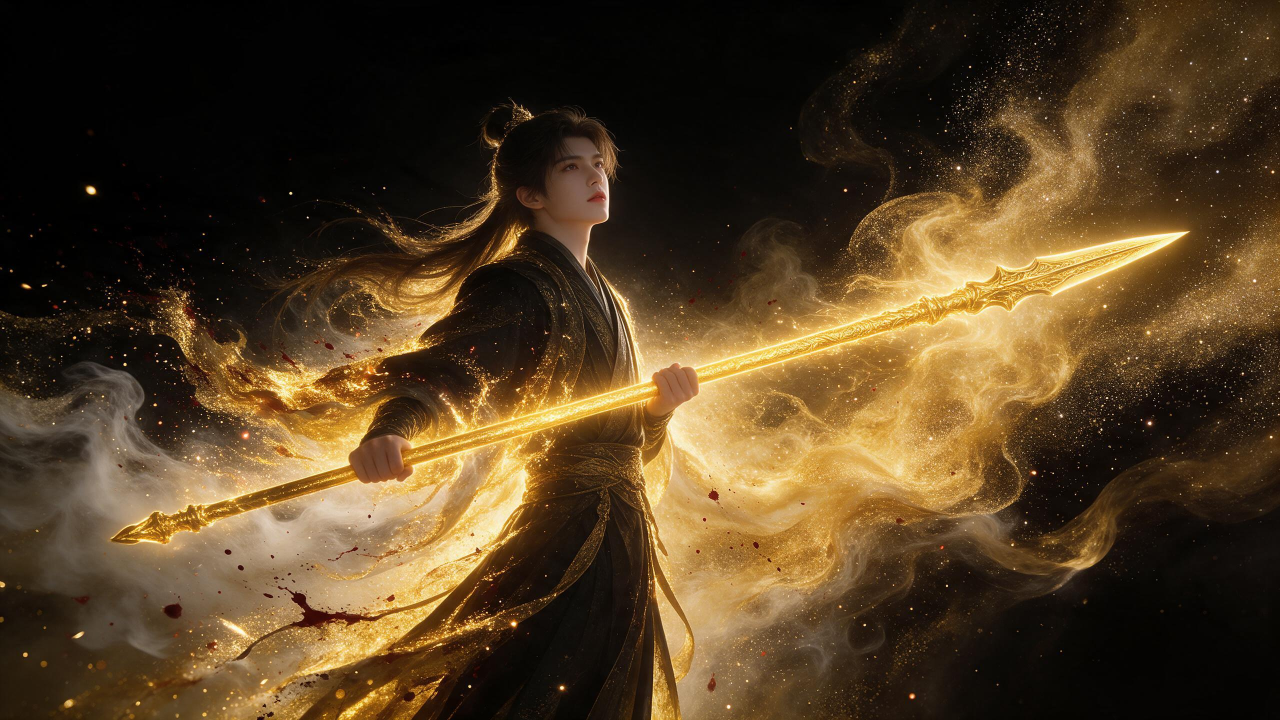
#> input picture dynamic-wallpaper/golden_spear_still.jpg, 2560 x 1440 px (shown at 1/2 size)
$ python animate.py golden_spear_still.jpg melancholy_spear_still.jpg out.png
#> lines starting #> are read from the running program, lines starting #| are printed output that depends on the picture
"""把一张静态壁纸做成无缝循环的动态壁纸（纯代码，不用视频模型）。

图层：
1. 烟雾流动：两相位 flow map（水面着色器常用的技巧），每个像素沿流场来回取样、交叉淡化，循环无缝
2. 人物锁定：rembg(isnet) 抠出人物，脸、手、枪不参与流动
3. 金粉闪烁：高频亮点按各自相位明暗变化
4. 飘散火星：额外的金色粒子沿流场飘走，生命周期循环
5. 枪身扫光：每个循环一道光从枪尾扫到枪尖
6. 镜头呼吸：缓慢推近再退回
用法：python animate.py still.jpg mask.png out.mp4 [--center x,y] [--focus x,y] [--spear x1,y1,x2,y2] [--tint b,g,r] [--preview]
  坐标都是 0~1 的相对位置；--spear 给出枪尾、枪尖，不给就不做扫光
  --preview 只输出第 0、1 和最后一帧（png），用来检查循环接缝
"""
import argparse
import subprocess

import cv2
import numpy as np

floats = lambda v: [float(x) for x in v.split(",")]
ap = argparse.ArgumentParser()
ap.add_argument("src")
ap.add_argument("mask")
ap.add_argument("out")
ap.add_argument("--size", default="2560x1440")
ap.add_argument("--fps", type=int, default=30)
ap.add_argument("--seconds", type=float, default=8)
ap.add_argument("--center", type=floats, default=[0.46, 0.55], help="流场中心：烟雾从这里向外飘")
ap.add_argument("--focus", type=floats, default=[0.47, 0.42], help="镜头推近的中心，一般放在脸上")
ap.add_argument("--spear", type=floats, default=None, help="枪尾 x,y 和枪尖 x,y")
ap.add_argument("--tint", type=floats, default=[0.45, 0.8, 1.0], help="火星颜色（BGR），默认金色")
ap.add_argument("--travel", type=float, default=64, help="每个流动周期的位移（按 2560 宽计的像素）")
ap.add_argument("--preview", action="store_true")
a = ap.parse_args()
src, mask_path, out = a.src, a.mask, a.out
W, H = (int(v) for v in a.size.split("x"))
FPS, SECONDS, PREVIEW = a.fps, a.seconds, a.preview
N = int(round(FPS * SECONDS))
rng = np.random.default_rng(7)

img = cv2.resize(cv2.imread(src), (W, H), interpolation=cv2.INTER_AREA).astype(np.float32) / 255.0
isnet = cv2.resize(cv2.imread(mask_path, cv2.IMREAD_GRAYSCALE), (W, H)).astype(np.float32) / 255.0
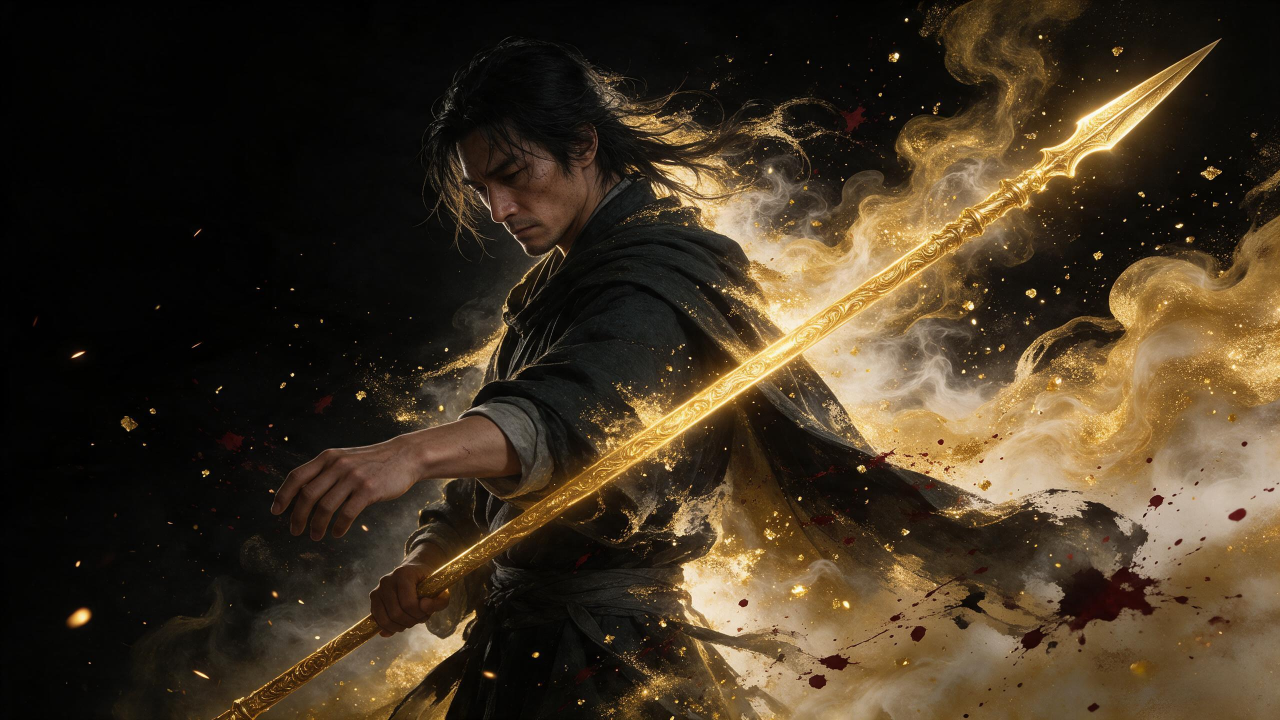
#> input picture dynamic-wallpaper/melancholy_spear_still.jpg, 2560 x 1440 px (shown at 1/2 size)
#> isnet: shape (1440, 2560) float32; min 0, max 1, mean 0.213
s = W / 2560.0  # 以 2560 宽为基准的尺度


def smoothstep(a, b, x):
#> called with a = 0.22, b = 0.55
    t = np.clip((x - a) / (b - a), 0, 1)
    return t * t * (3 - 2 * t)


def smooth_noise(cells, seed):
    r = np.random.default_rng(seed).random((cells[1], cells[0])).astype(np.float32)
    return cv2.resize(r, (W, H), interpolation=cv2.INTER_CUBIC)


# ---------- 人物锁定与流动强度 ----------
protect = smoothstep(0.22, 0.55, isnet)
protect = cv2.dilate(protect, np.ones((int(15 * s) | 1,) * 2, np.uint8))
protect = cv2.GaussianBlur(protect, (0, 0), 18 * s)
luma = cv2.cvtColor(img, cv2.COLOR_BGR2GRAY)
smoke = smoothstep(0.04, 0.3, cv2.GaussianBlur(luma, (0, 0), 6 * s))
strength = (1 - protect) * (0.25 + 0.75 * smoke)

# ---------- 流场：从人物向外、向上飘，叠加卷曲噪声形成翻涌 ----------
yy, xx = np.mgrid[0:H, 0:W].astype(np.float32)
cx, cy = a.center[0] * W, a.center[1] * H
dx, dy = (xx - cx) / W, (yy - cy) / H * 0.5 - 0.18
norm = np.sqrt(dx * dx + dy * dy) + 1e-4
out_x, out_y = dx / norm, dy / norm
psi = smooth_noise((7, 4), 1) * 1.0 + smooth_noise((14, 8), 2) * 0.45
gy, gx = np.gradient(psi)
cnorm = np.sqrt(gx * gx + gy * gy).max() + 1e-6
curl_x, curl_y = gy / cnorm, -gx / cnorm
fx = out_x * 0.65 + curl_x * 1.1
fy = out_y * 0.65 + curl_y * 1.1
fn = np.sqrt(fx * fx + fy * fy) + 1e-4
fx, fy = fx / fn * strength, fy / fn * strength
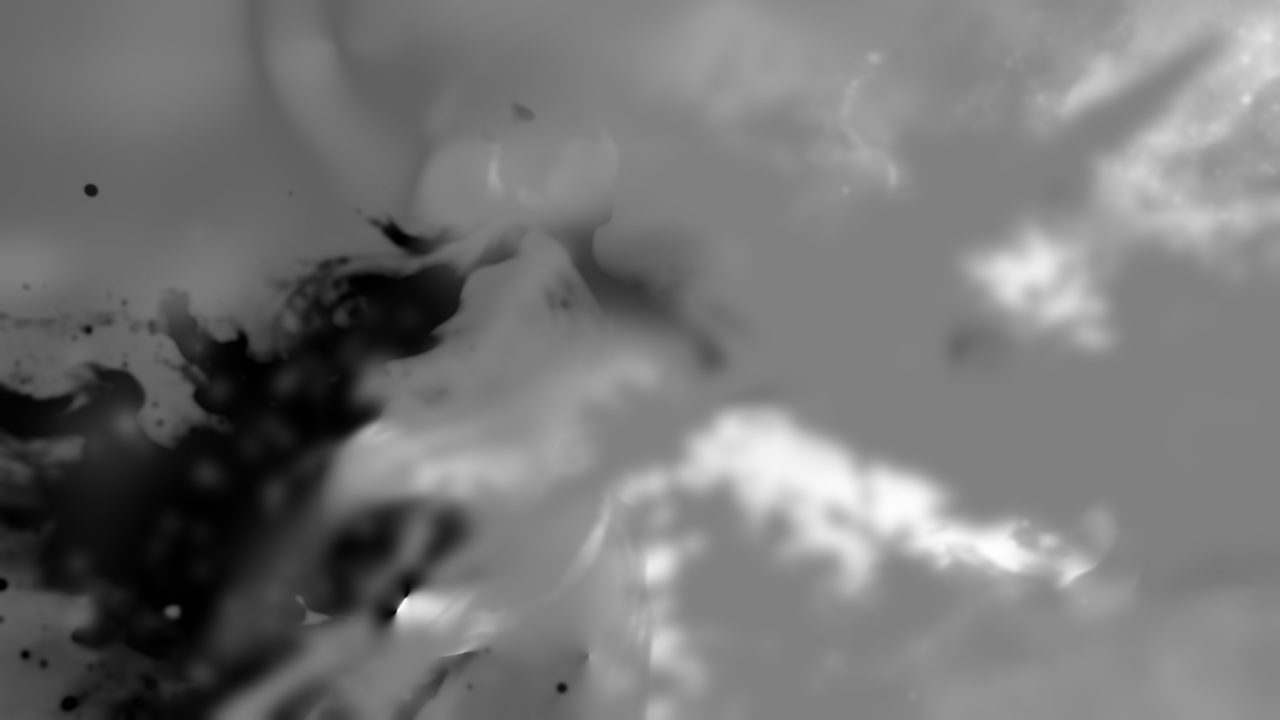
#> fx: shape (1440, 2560) float32 (shown at 1/2 size); min -1, max 0.987, mean -0.0794; drawn with min black and max white
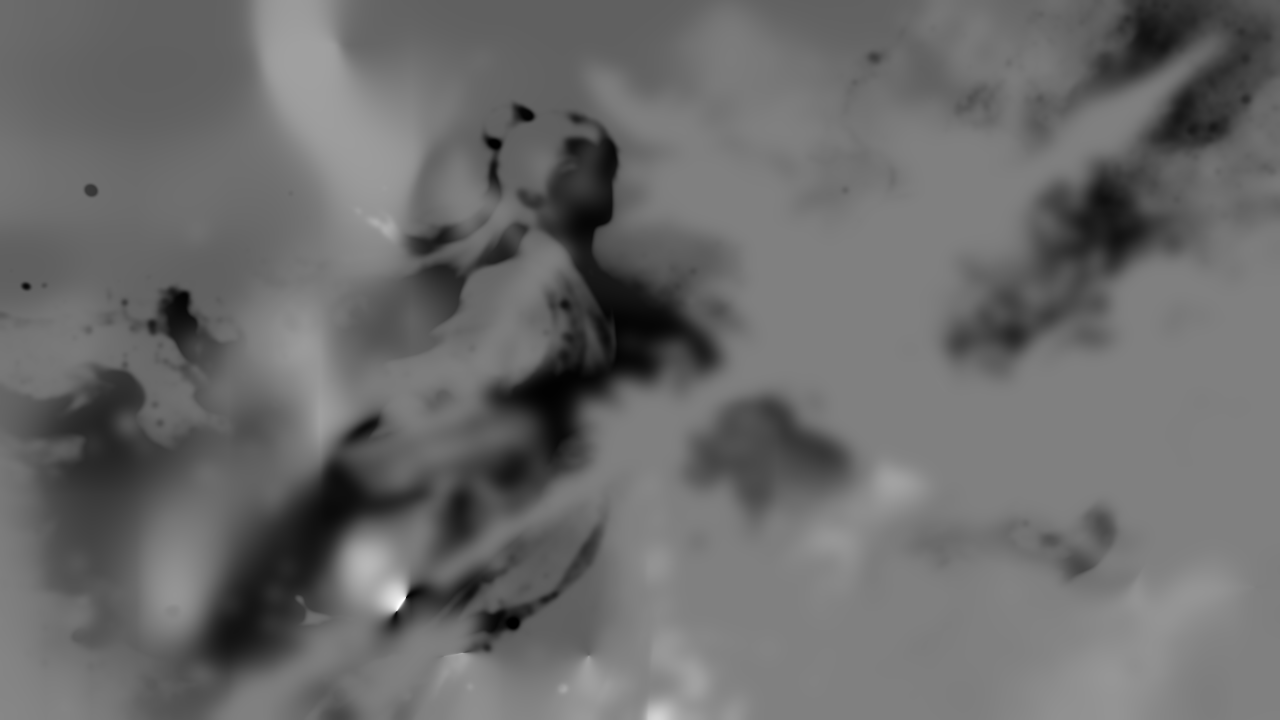
#> fy: shape (1440, 2560) float32 (shown at 1/2 size); min -0.999, max 0.982, mean -0.163; drawn with min black and max white
LAYER_T = SECONDS / 2  # 每层流动周期，整段循环是它的整数倍
TRAVEL = a.travel * s  # 每个周期的位移（像素）
phase_off = smooth_noise((9, 5), 3)  # 每个像素相位错开，避免整体同步“呼吸”

# ---------- 金粉闪烁 ----------
hp = np.clip(luma - cv2.GaussianBlur(luma, (0, 0), 3 * s), 0, None)
sparkle = smoothstep(0.03, 0.15, hp) * (1 - protect * 0.7)
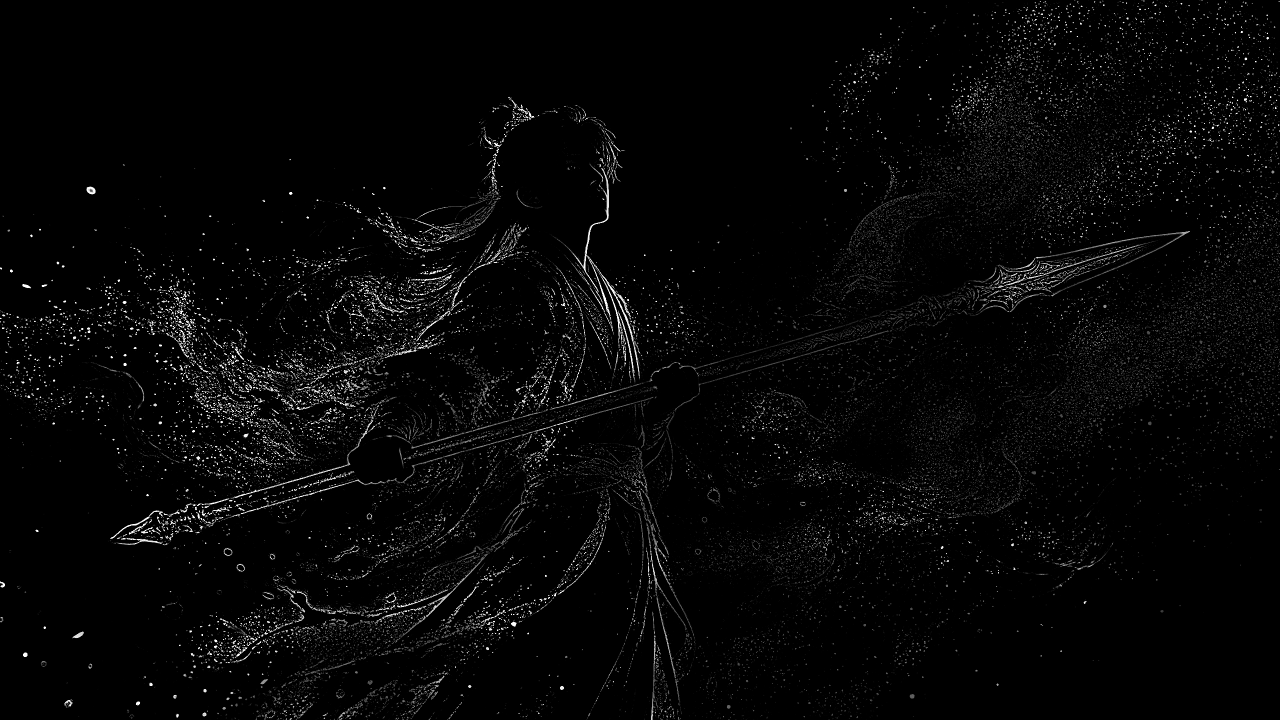
#> sparkle: shape (1440, 2560) float32 (shown at 1/2 size); min 0, max 1, mean 0.0252
sparkle_phase = smooth_noise((160, 90), 4) * 6.283

# ---------- 飘散火星 ----------
P = int(600 * (W * H) / (2560 * 1440))
wmap = (strength * smoke).ravel()
idx = rng.choice(W * H, size=P, p=wmap / wmap.sum())
#> idx = 600 values, max 3681527 at index 483, min 74045 at index 37, mean 2250295
p0 = np.stack([idx % W, idx // W], 1).astype(np.float32)
#> p0 = 600 pairs, first value 0 to 2559, second value 28 to 1438
pv = np.stack([fx.ravel()[idx], fy.ravel()[idx] - 0.35], 1)
#> pv = 600 pairs, first value -0.999 to 0.937, second value -1.32 to 0.264
pv /= np.linalg.norm(pv, axis=1, keepdims=True) + 1e-4
#> pv = 600 pairs, first value -1 to 0.989, second value -1 to 0.528
p_travel = rng.uniform(80, 260, P) * s
p_cycles = rng.integers(1, 3, P)  # 一个循环里飘 1~2 次
p_off = rng.random(P)
p_size = rng.uniform(1.0, 2.6, P) * s
p_col = np.array(a.tint, np.float32)

# ---------- 枪身扫光 ----------
if a.spear:
    tail = np.array([a.spear[0] * W, a.spear[1] * H])
    tip = np.array([a.spear[2] * W, a.spear[3] * H])
    axis = tip - tail
    L2 = (axis**2).sum()
    proj = ((xx - tail[0]) * axis[0] + (yy - tail[1]) * axis[1]) / L2
    px_, py_ = tail[0] + proj * axis[0], tail[1] + proj * axis[1]
    dist = np.sqrt((xx - px_) ** 2 + (yy - py_) ** 2)
    spear = smoothstep(26 * s, 10 * s, dist) * (proj > -0.01) * (proj < 1.01) * smoothstep(0.15, 0.45, isnet)

# ---------- 泛光 ----------
def bloom(x):
    b = np.clip(x - 0.92, 0, None)
    return cv2.GaussianBlur(b, (0, 0), 12 * s) * 0.5 + cv2.GaussianBlur(b, (0, 0), 36 * s) * 0.35


cmd = ["ffmpeg", "-v", "error", "-y", "-f", "rawvideo", "-pix_fmt", "bgr24", "-s", f"{W}x{H}", "-r", str(FPS), "-i", "-",
       "-c:v", "libx264", "-preset", "slow", "-crf", "16", "-g", "30", "-pix_fmt", "yuv420p", "-movflags", "+faststart", out]
#> (the run stopped early here; a loop or call above may not have finished)
